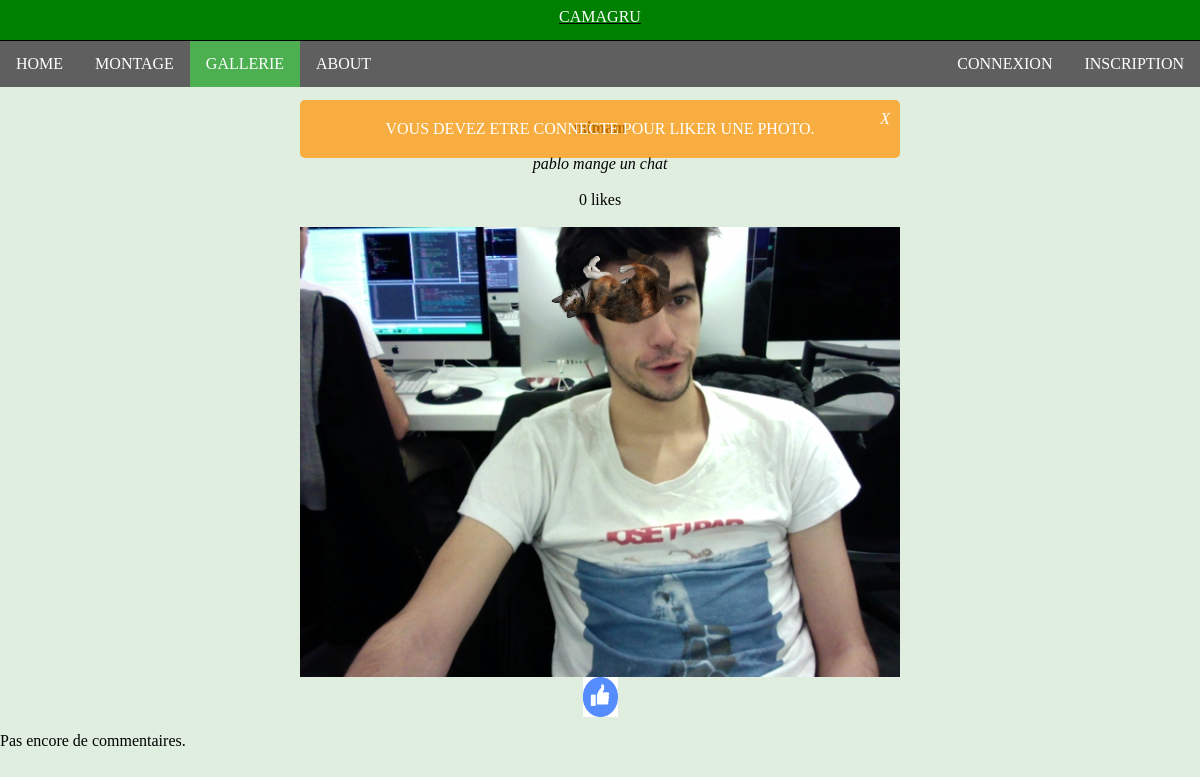
Page /gallerie.php?id=2&likeid=2 on the committed database.
### tables this page shows
CREATE TABLE IF NOT EXISTS image (
	id INT UNSIGNED NOT NULL AUTO_INCREMENT,
	location VARCHAR(100) NOT NULL,               
	owner INT UNSIGNED NOT NULL,
	creation_time DATETIME NOT NULL,
	comments_nb INT NOT NULL DEFAULT 0,
	likes_nb INT NOT NULL DEFAULT 0,
	name VARCHAR(100) NOT NULL,
	description TEXT,                             
	PRIMARY KEY (id),
	FOREIGN KEY (owner) REFERENCES user (id)      
);

### include/gallerie_single.php (the view, shortened to what this page needs)
<?php
$photo = get_photo_by_id($id, $bdd);
if (!$photo) {
    banner_alert("Photo non trouvee.");
}
else {
    echo "<div class='photo_container'>";
    echo "<b>" . $photo['name'] . "</b><br><br>";
    echo "<i>" . $photo['description'] . "</i><br><br>";
    echo $photo['likes_nb'] . " likes<br><br> ";
    echo '<img src="' . $photo['location'] . '" alt="photo" /><br>';
    echo '<a href="?id=' . $id . '&likeid=' . $id .
    '"><img src="img/like.png" width="35px" height="40px" class="like"\></a>';
    if ($photo['owner'] == $_SESSION['user_id']) {
        echo "<a href='?delid=" . $photo['id'] . "'><img src='img/delete.png'
        width='35px' height='40px' /></a><br>";
    }
    else {
        echo "<br>";
    }
    echo "</div>";
    $get_comments = $bdd->prepare("SELECT * FROM comment WHERE image_origin = ? ORDER BY creation_time");
    $get_comments->execute(array($photo['id']));
    if ($get_comments->rowCount() > 0) {
        $user = get_user_by_id($_SESSION['user_id'], $bdd);
        while ($row = $get_comments->fetch())
        {
            echo "<div class='comment'><b>";
            echo $user['pseudo'] . " (" . $row['creation_time'] . ") : ";
            echo "</b><div class='content'>";
            echo $row['content'] . "<br>";
            echo "</div></div>";
        }
    }
    else {
        echo "Pas encore de commentaires.";
    }
    if (!empty($_SESSION['user_name'])) { ?>
<?php }
}

### css/header.css (style rules this page uses)
body { padding: 0; margin: 0; }

### css/gallerie.css (style rules this page uses)
body { background-color: #E0EEE0; }
* { box-sizing: border-box; }
.photo_container { margin: 15px auto; text-align: center; overflow: auto; }

### rows in the picture
image: name "mimam", description "pablo mange un chat", likes_nb "0", location (picture)

### other values in the picture
$string "VOUS DEVEZ ETRE CONNECTE POUR LIKER UNE PHOTO."
